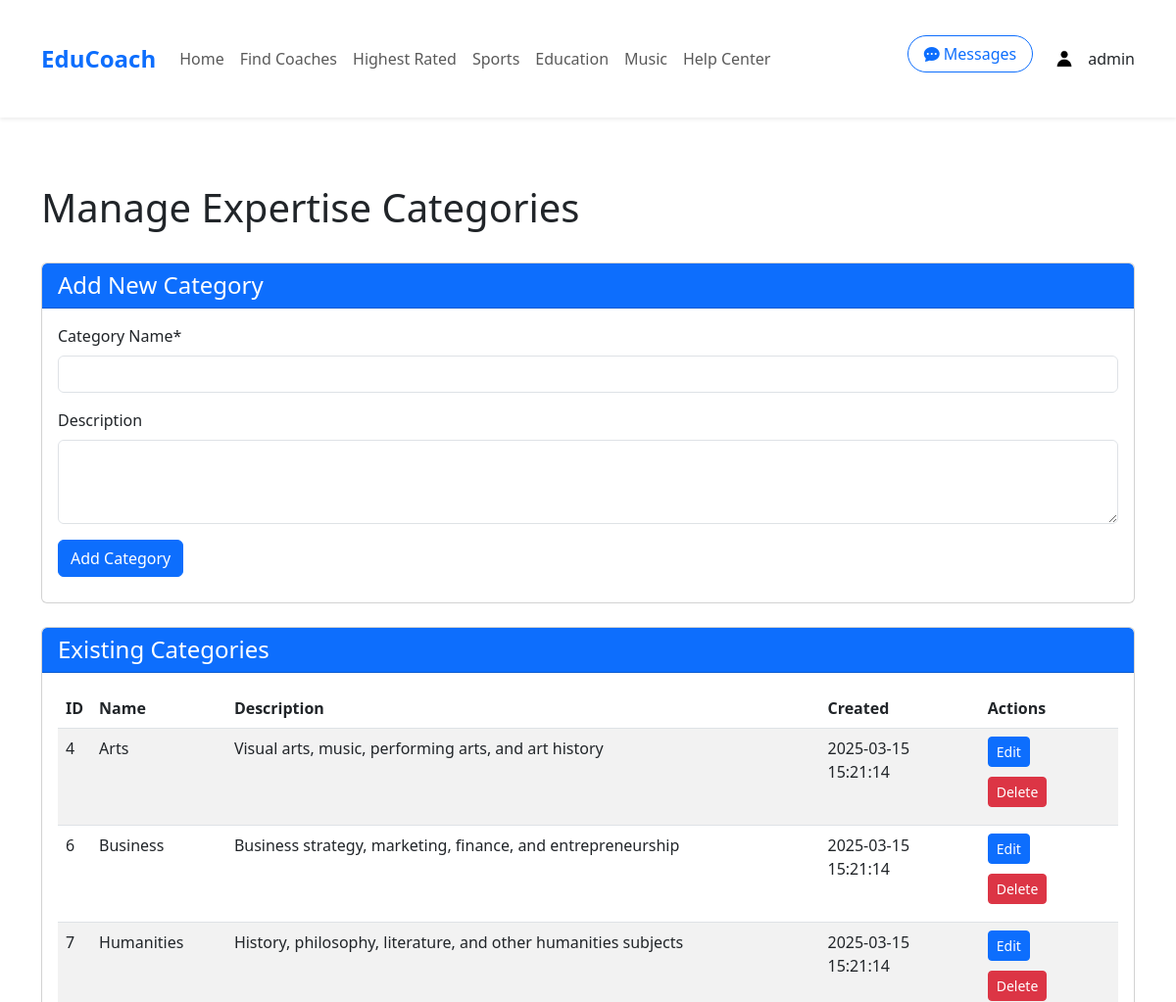
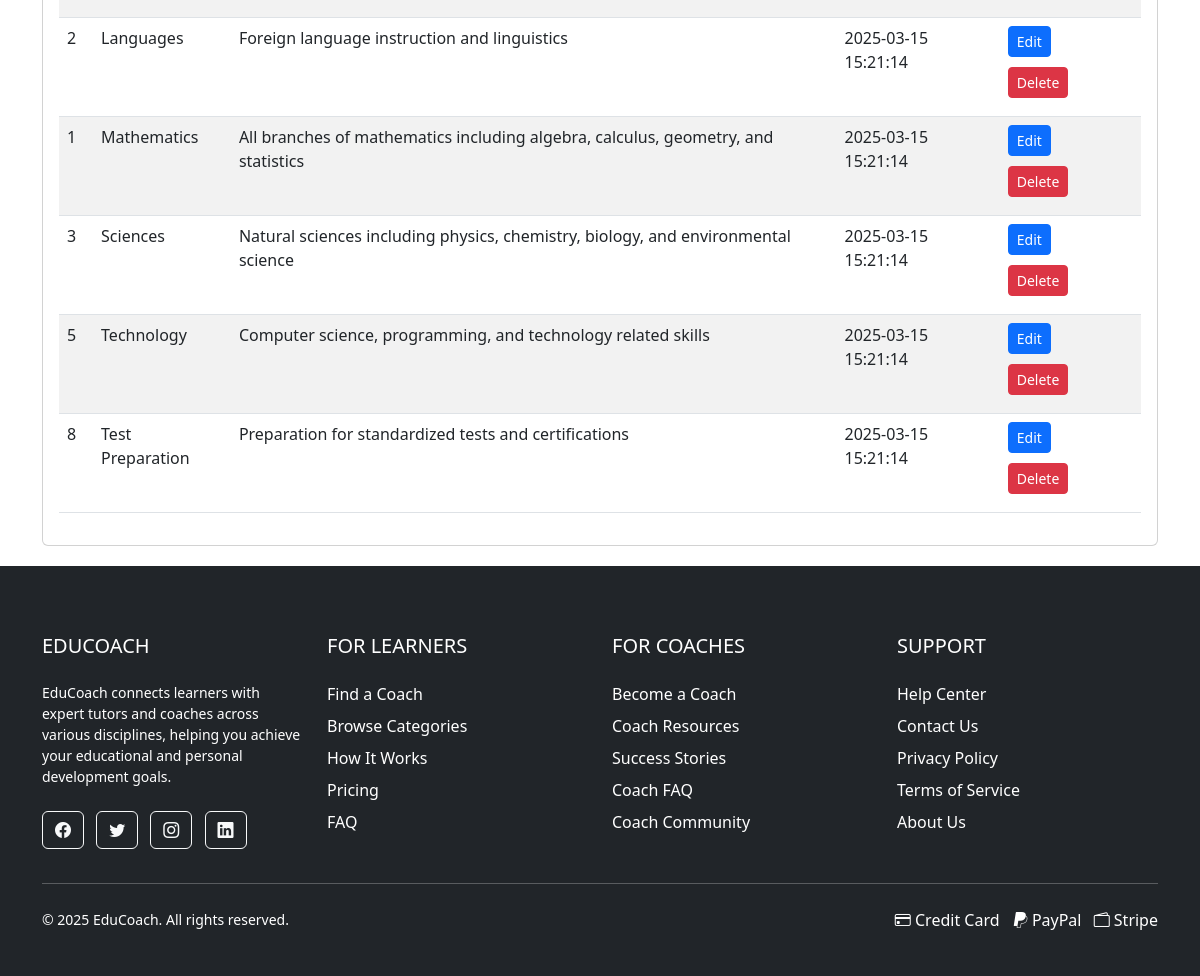
The page /pages/manage-categories.php (signed in) on the database its author committed (2 pictures, top to bottom).
### tables this page shows
CREATE TABLE Expertise_Categories (
    category_id INT PRIMARY KEY AUTO_INCREMENT,
    category_name VARCHAR(100) NOT NULL,
    description TEXT,
    created_at TIMESTAMP DEFAULT CURRENT_TIMESTAMP
);

### pages/manage-categories.php (the view, shortened to what this page needs)
<?php
require_once __DIR__ . '/../includes/db_connection.php';
$category_to_edit = null;
try {
    $stmt = $pdo->prepare("SELECT * FROM Expertise_Categories ORDER BY category_name");
    $stmt->execute();
    $categories = $stmt->fetchAll(PDO::FETCH_ASSOC);
} catch (PDOException $e) {
    $error_message = "Database error: " . $e->getMessage();
    $categories = [];
}
include __DIR__ . '/../includes/header.php';
?>
<div class="container mt-5">
    <div class="row">
        <div class="col-md-12">
            <div class="d-flex justify-content-between align-items-center mb-4">
                <h1><?= $category_to_edit ? 'Edit Category' : 'Manage Expertise Categories' ?></h1>
            </div>
            <div class="card mb-4">
                <div class="card-header bg-primary text-white">
                    <h4 class="mb-0"><?= $category_to_edit ? 'Edit Category' : 'Add New Category' ?></h4>
                </div>
                <div class="card-body">
                    <form method="post" action="manage-categories.php">
                        <div class="mb-3">
                            <label for="category_name" class="form-label">Category Name*</label>
                            <input type="text" class="form-control" id="category_name" name="category_name" required
                                   value="<?= $category_to_edit ? htmlspecialchars($category_to_edit['category_name']) : '' ?>">
                        </div>
                        <div class="mb-3">
                            <label for="description" class="form-label">Description</label>
                            <textarea class="form-control" id="description" name="description" rows="3"><?= $category_to_edit ? htmlspecialchars($category_to_edit['description']) : '' ?></textarea>
                        </div>
                        <button type="submit" class="btn btn-primary">
                            <?= $category_to_edit ? 'Update Category' : 'Add Category' ?>
                        </button>
                    </form>
                </div>
            </div>
            <?php if (!$category_to_edit): ?>
                <div class="card">
                    <div class="card-header bg-primary text-white">
                        <h4 class="mb-0">Existing Categories</h4>
                    </div>
                    <div class="card-body">
                        <?php if (empty($categories)): ?>
                            <p class="text-muted">No categories found.</p>
                        <?php else: ?>
                            <div class="table-responsive">
                                <table class="table table-striped">
                                    <thead>
                                        <tr>
                                            <th>ID</th>
                                            <th>Name</th>
                                            <th>Description</th>
                                            <th>Created</th>
                                            <th>Actions</th>
                                        </tr>
                                    </thead>
                                    <tbody>
                                        <?php foreach ($categories as $category): ?>
                                            <tr>
                                                <td><?= $category['category_id'] ?></td>
                                                <td><?= htmlspecialchars($category['category_name']) ?></td>
                                                <td><?= htmlspecialchars($category['description'] ?? '') ?></td>
                                                <td><?= $category['created_at'] ?></td>
                                                <td>
                                                    <a href="manage-categories.php?edit=<?= $category['category_id'] ?>" class="btn btn-sm btn-primary">Edit</a>
                                                    <a href="manage-categories.php?delete=<?= $category['category_id'] ?>" class="btn btn-sm btn-danger"
                                                       onclick="return confirm('Are you sure you want to delete this category?')">Delete</a>
                                                </td>
                                            </tr>
                                        <?php endforeach; ?>
                                    </tbody>
                                </table>
                            </div>
                        <?php endif; ?>
                    </div>
                </div>
            <?php endif; ?>
        </div>
    </div>
</div>
<?php include __DIR__ . '/../includes/footer.php'; ?>

### assets/css/styles.css (style rules this page uses)
body { font-family: 'Arial', sans-serif; color: #333; line-height: 1.6; }
.card { border-radius: 8px; overflow: hidden; transition: transform 0.3s, box-shadow 0.3s; }
.btn-primary { background-color: #0d6efd; border-color: #0d6efd; }
.container { max-width: 1200px; margin: 0 auto; padding: 20px; }
.btn { margin-right: 10px; margin-bottom: 10px; }

### rows shown on the page
expertise_categories: category_id "4", category_name "Arts", description "Visual arts, music, performing arts, and art history", created_at "2025-03-15 15:21:14"
expertise_categories: category_id "6", category_name "Business", description "Business strategy, marketing, finance, and entrepreneurship", created_at "2025-03-15 15:21:14"
expertise_categories: category_id "7", category_name "Humanities", description "History, philosophy, literature, and other humanities subjects", created_at "2025-03-15 15:21:14"
expertise_categories: category_id "2", category_name "Languages", description "Foreign language instruction and linguistics", created_at "2025-03-15 15:21:14"
expertise_categories: category_id "1", category_name "Mathematics", description "All branches of mathematics including algebra, calculus, geometry, and statistics", created_at "2025-03-15 15:21:14"
expertise_categories: category_id "3", category_name "Sciences", description "Natural sciences including physics, chemistry, biology, and environmental science", created_at "2025-03-15 15:21:14"
expertise_categories: category_id "5", category_name "Technology", description "Computer science, programming, and technology related skills", created_at "2025-03-15 15:21:14"
expertise_categories: category_id "8", category_name "Test Preparation", description "Preparation for standardized tests and certifications", created_at "2025-03-15 15:21:14"

### other values the page prints
$_SESSION['username'] "admin"
